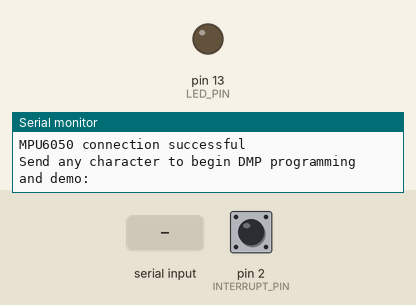
Bench run of a sketch on a simulated Arduino Uno, built with avr-gcc and run on an emulated ATmega328P. Shown: output pins drawn as LEDs (lit = HIGH), the last lines printed to the serial monitor. Dashed ring = blinking. The test bench sets the inputs (shaded band); at power-on: pin 2 (INTERRUPT_PIN) LOW. The sensor or clock chip raises its interrupt line as the real part does.

Above: at 0.9 s.
1.0 s: "d\n" received over Serial
At 3.22 s:
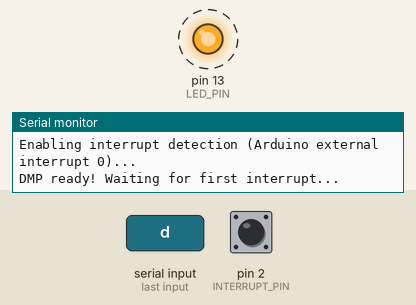
4.0 s: "d\n" received over the second serial link
At 5.1 s:
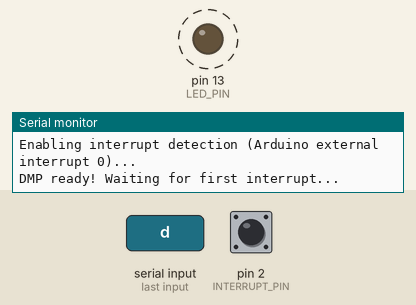
Timing chart, 0 to 13.0 s (numbered marks = the images above; inputs shaded):
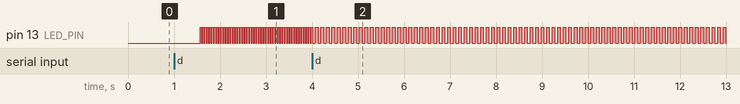

The sketch:

head_exercise_gyro.ino
```cpp
int yaw=0;
int pitch=0;
#include "I2Cdev.h"

#include "MPU6050_6Axis_MotionApps20.h"
#if I2CDEV_IMPLEMENTATION == I2CDEV_ARDUINO_WIRE
    #include "Wire.h"
#endif

MPU6050 mpu;
#define INTERRUPT_PIN 2  // use pin 2 on Arduino Uno & most boards
#define LED_PIN 13 // (Arduino is 13, Teensy is 11, Teensy++ is 6)
bool blinkState = false;
bool dmpReady = false;  // set true if DMP init was successful
uint8_t mpuIntStatus;   // holds actual interrupt status byte from MPU
uint8_t devStatus;      // return status after each device operation (0 = success, !0 = error)
uint16_t packetSize;    // expected DMP packet size (default is 42 bytes)
uint16_t fifoCount;     // count of all bytes currently in FIFO
uint8_t fifoBuffer[64]; // FIFO storage buffer
int yaw1,yaw2,pitch1,pitch2;
Quaternion q;           // [w, x, y, z]         quaternion container
VectorInt16 aa;         // [x, y, z]            accel sensor measurements
VectorInt16 aaReal;     // [x, y, z]            gravity-free accel sensor measurements
VectorInt16 aaWorld;    // [x, y, z]            world-frame accel sensor measurements
VectorFloat gravity;    // [x, y, z]            gravity vector
float euler[3];         // [psi, theta, phi]    Euler angle container
float ypr[3];           // [yaw, pitch, roll]   yaw/pitch/roll container and gravity vector
uint8_t teapotPacket[14] = { '$', 0x02, 0,0, 0,0, 0,0, 0,0, 0x00, 0x00, '\r', '\n' };
volatile bool mpuInterrupt = false;     // indicates whether MPU interrupt pin has gone high
void dmpDataReady() {
    mpuInterrupt = true;
}

#include "SoftwareSerial.h"

SoftwareSerial serial_connection(10, 11);//Create a serial connection with TX and RX on these pins
#define BUFFER_SIZE 64//This will prevent buffer overruns.
char inData[BUFFER_SIZE];//This is a character buffer where the data sent by the python script will go.
char inChar=-1;//Initialie the first character as nothing
int count=0,count1=0;//This is the number of lines sent in from the python script
int i=0;//Arduinos are not the most capable chips in the world so I just create the looping variable once
bool start = 0;
void setup()
{
  Serial.begin(9600);//Initialize communications to the serial monitor in the Arduino IDE
  serial_connection.begin(9600);//Initialize communications with the bluetooth module
  //serial_connection.println("Ready!!!");//Send something to just start comms. This will never be seen.
  Serial.println("Started");//Tell the serial monitor that the sketch has started.

//IDDHAR SE GYRO KS SETUP CHALU HOTA HAI

   // join I2C bus (I2Cdev library doesn't do this automatically)
    #if I2CDEV_IMPLEMENTATION == I2CDEV_ARDUINO_WIRE
        Wire.begin();
        Wire.setClock(400000); // 400kHz I2C clock. Comment this line if having compilation difficulties
    #elif I2CDEV_IMPLEMENTATION == I2CDEV_BUILTIN_FASTWIRE
        Fastwire::setup(400, true);
    #endif

    // initialize serial communication
    // (115200 chosen because it is required for Teapot Demo output, but it's
    // really up to you depending on your project)
    //Serial.begin(115200);                                      //IDDHAR GYRO KA SERIAL THA JO BLUETOOTH KE SAATH ABHI JOIN KIYA HAI
    while (!Serial); // wait for Leonardo enumeration, others continue immediately

    // NOTE: 8MHz or slower host processors, like the Teensy @ 3.3V or Arduino
    // Pro Mini running at 3.3V, cannot handle this baud rate reliably due to
    // the baud timing being too misaligned with processor ticks. You must use
    // 38400 or slower in these cases, or use some kind of external separate
    // crystal solution for the UART timer.

    // initialize device
    Serial.println(F("Initializing I2C devices..."));
    mpu.initialize();
    pinMode(INTERRUPT_PIN, INPUT);

    // verify connection
    Serial.println(F("Testing device connections..."));
    Serial.println(mpu.testConnection() ? F("MPU6050 connection successful") : F("MPU6050 connection failed"));

    // wait for ready
    Serial.println(F("\nSend any character to begin DMP programming and demo: "));
    while (Serial.available() && Serial.read()); // empty buffer
    while (!Serial.available());                 // wait for data
    while (Serial.available() && Serial.read()); // empty buffer again

    // load and configure the DMP
    Serial.println(F("Initializing DMP..."));
    devStatus = mpu.dmpInitialize();

    // supply your own gyro offsets here, scaled for min sensitivity
    mpu.setXGyroOffset(220);
    mpu.setYGyroOffset(76);
    mpu.setZGyroOffset(-85);
    mpu.setZAccelOffset(1788); // 1688 factory default for my test chip

    // make sure it worked (returns 0 if so)
    if (devStatus == 0) {
        // turn on the DMP, now that it's ready
        Serial.println(F("Enabling DMP..."));
        mpu.setDMPEnabled(true);

        // enable Arduino interrupt detection
        Serial.println(F("Enabling interrupt detection (Arduino external interrupt 0)..."));
        attachInterrupt(digitalPinToInterrupt(INTERRUPT_PIN), dmpDataReady, RISING);
        mpuIntStatus = mpu.getIntStatus();

        // set our DMP Ready flag so the main loop() function knows it's okay to use it
        Serial.println(F("DMP ready! Waiting for first interrupt..."));
        dmpReady = true;

        // get expected DMP packet size for later comparison
        packetSize = mpu.dmpGetFIFOPacketSize();
    } else {
        // ERROR!
        // 1 = initial memory load failed
        // 2 = DMP configuration updates failed
        // (if it's going to break, usually the code will be 1)
        Serial.print(F("DMP Initialization failed (code "));
        Serial.print(devStatus);
        Serial.println(F(")"));
    }

    // configure LED for output
    pinMode(LED_PIN, OUTPUT);
}
void loop()
{
// if programming failed, don't try to do anything
    if (!dmpReady) return;

    // wait for MPU interrupt or extra packet(s) available
    while (!mpuInterrupt && fifoCount < packetSize) {
    }

    // reset interrupt flag and get INT_STATUS byte
    mpuInterrupt = false;
    mpuIntStatus = mpu.getIntStatus();

    // get current FIFO count
    fifoCount = mpu.getFIFOCount();

    // check for overflow (this should never happen unless our code is too inefficient)
    if ((mpuIntStatus & 0x10) || fifoCount == 1024) {
        // reset so we can continue cleanly
        mpu.resetFIFO();
        Serial.println(F("FIFO overflow!"));

    // otherwise, check for DMP data ready interrupt (this should happen frequently)
    } else if (mpuIntStatus & 0x02) {
        // wait for correct available data length, should be a VERY short wait
        while (fifoCount < packetSize) fifoCount = mpu.getFIFOCount();

        // read a packet from FIFO
        mpu.getFIFOBytes(fifoBuffer, packetSize);

        // track FIFO count here in case there is > 1 packet available
        // (this lets us immediately read more without waiting for an interrupt)
        fifoCount -= packetSize;

        #ifdef OUTPUT_READABLE_QUATERNION
            // display quaternion values in easy matrix form: w x y z
            mpu.dmpGetQuaternion(&q, fifoBuffer);
            Serial.print("quat\t");
            Serial.print(q.w);
            Serial.print("\t");
            Serial.print(q.x);
            Serial.print("\t");
            Serial.print(q.y);
            Serial.print("\t");
            Serial.println(q.z);
        #endif

        #ifdef OUTPUT_READABLE_EULER
            // display Euler angles in degrees
            mpu.dmpGetQuaternion(&q, fifoBuffer);
            mpu.dmpGetEuler(euler, &q);
            Serial.print("euler\t");
            Serial.print(euler[0] * 180/M_PI);
            Serial.print("\t");
            Serial.print(euler[1] * 180/M_PI);
            Serial.print("\t");
            Serial.println(euler[2] * 180/M_PI);
        #endif

        #ifdef OUTPUT_READABLE_YAWPITCHROLL
            // display Euler angles in degrees
            mpu.dmpGetQuaternion(&q, fifoBuffer);
            mpu.dmpGetGravity(&gravity, &q);
            mpu.dmpGetYawPitchRoll(ypr, &q, &gravity);
            Serial.print("ypr\t");
            Serial.print(ypr[0] * 180/M_PI);
            Serial.print("\t");
            Serial.print(ypr[1] * 180/M_PI);
            Serial.print("\t");
            Serial.println(ypr[2] * 180/M_PI);
        #endif

        #ifdef OUTPUT_READABLE_REALACCEL
            // display real acceleration, adjusted to remove gravity
            mpu.dmpGetQuaternion(&q, fifoBuffer);
            mpu.dmpGetAccel(&aa, fifoBuffer);
            mpu.dmpGetGravity(&gravity, &q);
            mpu.dmpGetLinearAccel(&aaReal, &aa, &gravity);
            Serial.print("areal\t");
            Serial.print(aaReal.x);
            Serial.print("\t");
            Serial.print(aaReal.y);
            Serial.print("\t");
            Serial.println(aaReal.z);
        #endif

        #ifdef OUTPUT_READABLE_WORLDACCEL
            // display initial world-frame acceleration, adjusted to remove gravity
            // and rotated based on known orientation from quaternion
            mpu.dmpGetQuaternion(&q, fifoBuffer);
            mpu.dmpGetAccel(&aa, fifoBuffer);
            mpu.dmpGetGravity(&gravity, &q);
            mpu.dmpGetLinearAccel(&aaReal, &aa, &gravity);
            mpu.dmpGetLinearAccelInWorld(&aaWorld, &aaReal, &q);
            Serial.print("aworld\t");
            Serial.print(aaWorld.x);
            Serial.print("\t");
            Serial.print(aaWorld.y);
            Serial.print("\t");
            Serial.println(aaWorld.z);
        #endif

        #ifdef OUTPUT_TEAPOT
            // display quaternion values in InvenSense Teapot demo format:
            teapotPacket[2] = fifoBuffer[0];
            teapotPacket[3] = fifoBuffer[1];
            teapotPacket[4] = fifoBuffer[4];
            teapotPacket[5] = fifoBuffer[5];
            teapotPacket[6] = fifoBuffer[8];
            teapotPacket[7] = fifoBuffer[9];
            teapotPacket[8] = fifoBuffer[12];
            teapotPacket[9] = fifoBuffer[13];
            Serial.write(teapotPacket, 14);
            teapotPacket[11]++; // packetCount, loops at 0xFF on purpose
        #endif

        // blink LED to indicate activity
        blinkState = !blinkState;
        digitalWrite(LED_PIN, blinkState);
    }
// IDDHAR TAK GYRO KE LOOP CODE HAI ISLE AAGE SE BLUETOOTH CHALU HOGA
 yaw=ypr[0] * 180/M_PI;
 pitch=ypr[1] * 180/M_PI;


  //This will prevent bufferoverrun errors
  byte byte_count=serial_connection.available();//This gets the number of bytes that were sent by the python script
  if(byte_count)//If there are any bytes then deal with them
  {
    if(start = 1)
    {
      if(yaw > 180)
      {
        yaw1 = 0;
        yaw2 = yaw - 180;
      }
      else
      {
        yaw1 = yaw;
        yaw2 = 0;
      }
      if(pitch > 180)
      {
        pitch1 = 0;
        pitch2 = pitch - 180;
      }
      else
      {
        pitch1 = pitch;
        pitch2 = 0;
      }
      count1 = 220;
      serial_connection.println(String(count1));
      serial_connection.println(String(pitch1));
      count1 = 221;
      serial_connection.println(String(count1));
      serial_connection.println(String(pitch2));
      count1 = 222;
      serial_connection.println(String(count1));
      serial_connection.println(String(yaw1));
      count1 = 223;
      serial_connection.println(String(count1));
      serial_connection.println(String(yaw2));
    }
    else
    {
      int first_bytes = byte_count;
      for(i=0;i<first_bytes;i++)//Handle the number of incoming bytes
      {
      inChar=serial_connection.read();//Read one byte
      inData[i]=inChar;//Put it into a character string(array)
      }
      Serial.println(inData);//Print to the monitor what was detected
      if(inData == 100)
      {
        start = 1;
      }
    }
  }
  delay(20);//Pause for a moment
}
```

Measured:
- after the input at 1.0 s, pin 13 (LED_PIN): alternates HIGH for 0.03 s and LOW for 0.03 s, starting after 0.57 s
- after the input at 4.0 s, pin 13 (LED_PIN): alternates HIGH for 0.06 s and LOW for 0.06 s, starting after 0.13 s
